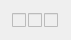
  <widget class="QWidget" name="layoutWidget_79">
   <property name="geometry">
    <rect>
     <x>514</x>
     <y>490</y>
     <width>71</width>
     <height>22</height>
    </rect>
   </property>
   <layout class="QHBoxLayout" name="ch4_ticks_param13">
    <property name="spacing">
     <number>0</number>
    </property>
    <item>
     <widget class="QCheckBox" name="cB_ch4_int_param13">
      <property name="enabled">
       <bool>false</bool>
      </property>
      <property name="sizePolicy">
       <sizepolicy hsizetype="Fixed" vsizetype="Fixed">
        <horstretch>0</horstretch>
        <verstretch>0</verstretch>
       </sizepolicy>
      </property>
      <property name="minimumSize">
       <size>
        <width>15</width>
        <height>18</height>
       </size>
      </property>
      <property name="maximumSize">
       <size>
        <width>15</width>
        <height>16777215</height>
       </size>
      </property>
      <property name="layoutDirection">
       <enum>Qt::LeftToRight</enum>
      </property>
      <property name="styleSheet">
       <string notr="true">font: 25 10pt &quot;Calibri Light&quot;;</string>
      </property>
      <property name="text">
       <string/>
      </property>
      <property name="checkable">
       <bool>true</bool>
      </property>
      <property name="checked">
       <bool>false</bool>
      </property>
      <property name="tristate">
       <bool>false</bool>
      </property>
     </widget>
    </item>
    <item>
     <widget class="QCheckBox" name="cB_ch4_tiss_param13">
      <property name="enabled">
       <bool>false</bool>
      </property>
      <property name="sizePolicy">
       <sizepolicy hsizetype="Fixed" vsizetype="Fixed">
        <horstretch>0</horstretch>
        <verstretch>0</verstretch>
       </sizepolicy>
      </property>
      <property name="minimumSize">
       <size>
        <width>15</width>
        <height>18</height>
       </size>
      </property>
      <property name="maximumSize">
       <size>
        <width>15</width>
        <height>16777215</height>
       </size>
      </property>
      <property name="layoutDirection">
       <enum>Qt::LeftToRight</enum>
      </property>
      <property name="styleSheet">
       <string notr="true">font: 25 10pt &quot;Calibri Light&quot;;</string>
      </property>
      <property name="text">
       <string/>
      </property>
      <property name="checkable">
       <bool>true</bool>
      </property>
      <property name="checked">
       <bool>false</bool>
      </property>
      <property name="tristate">
       <bool>false</bool>
      </property>
     </widget>
    </item>
    <item>
     <widget class="QCheckBox" name="cB_ch4_ext_param13">
      <property name="enabled">
       <bool>false</bool>
      </property>
      <property name="sizePolicy">
       <sizepolicy hsizetype="Fixed" vsizetype="Fixed">
        <horstretch>0</horstretch>
        <verstretch>0</verstretch>
       </sizepolicy>
      </property>
      <property name="minimumSize">
       <size>
        <width>15</width>
        <height>18</height>
       </size>
      </property>
      <property name="maximumSize">
       <size>
        <width>15</width>
        <height>16777215</height>
       </size>
      </property>
      <property name="layoutDirection">
       <enum>Qt::LeftToRight</enum>
      </property>
      <property name="styleSheet">
       <string notr="true">font: 25 10pt &quot;Calibri Light&quot;;</string>
      </property>
      <property name="text">
       <string/>
      </property>
      <property name="checkable">
       <bool>true</bool>
      </property>
      <property name="checked">
       <bool>false</bool>
      </property>
      <property name="tristate">
       <bool>false</bool>
      </property>
     </widget>
    </item>
   </layout>
  </widget>
